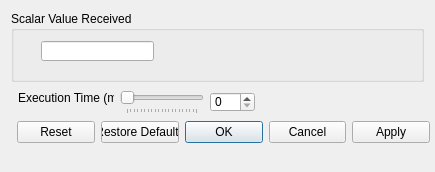
<?xml version="1.0" encoding="UTF-8"?>
<ui version="4.0">
 <class>ReceiveScalar</class>
 <widget class="QDialog" name="ReceiveScalar">
  <property name="geometry">
   <rect>
    <x>0</x>
    <y>0</y>
    <width>435</width>
    <height>172</height>
   </rect>
  </property>
  <property name="windowTitle">
   <string>Dialog</string>
  </property>
  <widget class="QDialogButtonBox" name="buttonBox">
   <property name="geometry">
    <rect>
     <x>17</x>
     <y>121</y>
     <width>413</width>
     <height>23</height>
    </rect>
   </property>
   <property name="orientation">
    <enum>Qt::Horizontal</enum>
   </property>
   <property name="standardButtons">
    <set>QDialogButtonBox::Apply|QDialogButtonBox::Cancel|QDialogButtonBox::Ok|QDialogButtonBox::Reset|QDialogButtonBox::RestoreDefaults</set>
   </property>
   <property name="centerButtons">
    <bool>false</bool>
   </property>
  </widget>
  <widget class="QGroupBox" name="groupBox">
   <property name="geometry">
    <rect>
     <x>11</x>
     <y>11</y>
     <width>413</width>
     <height>71</height>
    </rect>
   </property>
   <property name="title">
    <string>Scalar Value Received</string>
   </property>
   <property name="checkable">
    <bool>false</bool>
   </property>
   <widget class="QLineEdit" name="scalarValueReceived_">
    <property name="geometry">
     <rect>
      <x>30</x>
      <y>30</y>
      <width>113</width>
      <height>20</height>
     </rect>
    </property>
    <property name="readOnly">
     <bool>true</bool>
    </property>
   </widget>
  </widget>
  <widget class="QLabel" name="executionTimeLabel_">
   <property name="geometry">
    <rect>
     <x>18</x>
     <y>90</y>
     <width>96</width>
     <height>16</height>
    </rect>
   </property>
   <property name="text">
    <string>Execution Time (ms)</string>
   </property>
  </widget>
  <widget class="QSpinBox" name="executionTimeSpinBox_">
   <property name="geometry">
    <rect>
     <x>210</x>
     <y>92</y>
     <width>45</width>
     <height>20</height>
    </rect>
   </property>
   <property name="readOnly">
    <bool>false</bool>
   </property>
   <property name="maximum">
    <number>5000</number>
   </property>
  </widget>
  <widget class="QSlider" name="executionTimeHorizontalSlider_">
   <property name="geometry">
    <rect>
     <x>120</x>
     <y>90</y>
     <width>84</width>
     <height>24</height>
    </rect>
   </property>
   <property name="maximum">
    <number>5000</number>
   </property>
   <property name="singleStep">
    <number>10</number>
   </property>
   <property name="pageStep">
    <number>250</number>
   </property>
   <property name="orientation">
    <enum>Qt::Horizontal</enum>
   </property>
   <property name="tickPosition">
    <enum>QSlider::TicksBelow</enum>
   </property>
  </widget>
 </widget>
 <resources/>
 <connections>
  <connection>
   <sender>buttonBox</sender>
   <signal>accepted()</signal>
   <receiver>ReceiveScalar</receiver>
   <slot>accept()</slot>
   <hints>
    <hint type="sourcelabel">
     <x>248</x>
     <y>254</y>
    </hint>
    <hint type="destinationlabel">
     <x>157</x>
     <y>274</y>
    </hint>
   </hints>
  </connection>
  <connection>
   <sender>buttonBox</sender>
   <signal>rejected()</signal>
   <receiver>ReceiveScalar</receiver>
   <slot>reject()</slot>
   <hints>
    <hint type="sourcelabel">
     <x>316</x>
     <y>260</y>
    </hint>
    <hint type="destinationlabel">
     <x>286</x>
     <y>274</y>
    </hint>
   </hints>
  </connection>
  <connection>
   <sender>executionTimeHorizontalSlider_</sender>
   <signal>valueChanged(int)</signal>
   <receiver>executionTimeSpinBox_</receiver>
   <slot>setValue(int)</slot>
   <hints>
    <hint type="sourcelabel">
     <x>242</x>
     <y>25</y>
    </hint>
    <hint type="destinationlabel">
     <x>400</x>
     <y>25</y>
    </hint>
   </hints>
  </connection>
  <connection>
   <sender>executionTimeSpinBox_</sender>
   <signal>valueChanged(int)</signal>
   <receiver>executionTimeHorizontalSlider_</receiver>
   <slot>setValue(int)</slot>
   <hints>
    <hint type="sourcelabel">
     <x>400</x>
     <y>25</y>
    </hint>
    <hint type="destinationlabel">
     <x>242</x>
     <y>25</y>
    </hint>
   </hints>
  </connection>
 </connections>
</ui>
